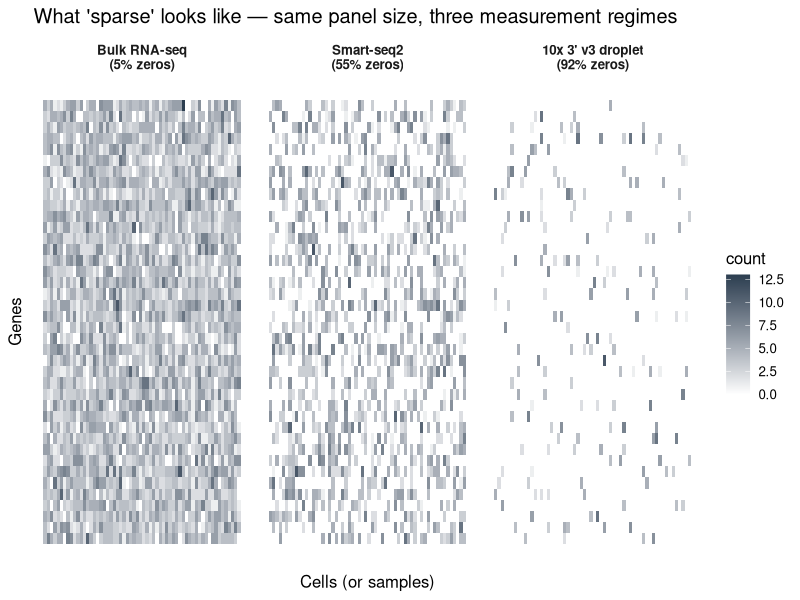

The R script that drew this image:
## ---- chunk 1
#| label: setup
#| include: false

library(tidyverse)
library(knitr)
library(gridExtra)
theme_set(theme_minimal(base_size = 14))
set.seed(2026)
## ---- chunk 2
#| label: sparsity-illustration
#| echo: false
#| fig-width: 10
#| fig-height: 4

set.seed(2026)
# Three regimes: bulk (dense), Smart-seq (intermediate), 10x v3 (sparse)
make_panel <- function(p_zero, label) {
  m <- matrix(rbinom(40 * 60, 1, prob = 1 - p_zero), nrow = 40, ncol = 60)
  m[m == 1] <- rpois(sum(m == 1), 4)
  expand.grid(gene = seq_len(40), cell = seq_len(60)) |>
    mutate(count = as.vector(m),
           panel = paste0(label, "\n(", round(p_zero * 100), "% zeros)"))
}

dat <- bind_rows(
  make_panel(0.05, "Bulk RNA-seq"),
  make_panel(0.55, "Smart-seq2"),
  make_panel(0.92, "10x 3' v3 droplet")
)

dat$panel <- factor(dat$panel, levels = unique(dat$panel))

ggplot(dat, aes(cell, gene, fill = count)) +
  geom_tile() +
  scale_fill_gradient(low = "white", high = "#2c3e50", name = "count") +
  facet_wrap(~ panel, nrow = 1) +
  labs(x = "Cells (or samples)", y = "Genes",
       title = "What 'sparse' looks like — same panel size, three measurement regimes") +
  theme_minimal(base_size = 12) +
  theme(axis.text = element_blank(), axis.ticks = element_blank(),
        strip.text = element_text(face = "bold"),
        panel.grid = element_blank())
